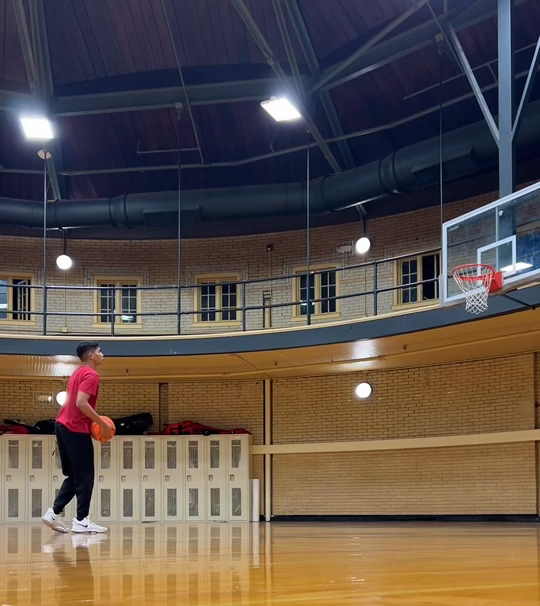
#> input picture frame 10 of TrialandError/IMG_3627.mov, 540 x 606 px, given in place of MadeShot.mov, which was not available
$ python basket.py
#> lines starting #> are read from the running program, lines starting #| are printed output that depends on the picture; after the words box and inside, x2 and y2 are one past the last pixel; in counts of white or black regions, pixels touching at a corner belong together; pictures that were not available may be replaced by others from this repository, and a replacement may not be noted
import cv2
import numpy as np

# Create a VideoCapture object to read the video
cap = cv2.VideoCapture('MadeShot.mov')
#cap = cv2.VideoCapture('MissedShot.mov')

# Initialize the list of ball positions
ball_positions = []

# Initialize the box conditions
touchHoopBox = False
touchBottomBox = False

# Define the coordinates for the boxes for scoring
# Hoop Box Coordinates
x1=970; y1=870
x2=1070; y2=885
# Bottom Box Coordinates
x3=1000; y3=970
x4=1060 ;y4=985

hoop_box = (x1, y1, x2, y2)  # Coordinates for the hoop box
bottom_box = (x3, y3, x4, y4)  # Coordinates for the bottom box

# Loop until the end of the video
while(cap.isOpened()):
    # Capture frame-by-frame
    ret, frame = cap.read()
#> frame is the input picture: shape (606, 540, 3); mean B, G, R 74.6, 82.3, 95
    if ret == True:
        # Convert from BGR to HSV color space
        hsv_frame = cv2.cvtColor(frame, cv2.COLOR_BGR2HSV)
#> hsv_frame: shape (606, 540, 3); mean H, S, V 64.1, 116.6, 107.9

        # Define the range of orange color in HSV (for the ball)
        lower_orange = np.array([0, 60, 165])
        upper_orange = np.array([5, 255, 255])

        # Threshold the HSV image to get only orange colors (for the ball)
        mask_orange = cv2.inRange(hsv_frame, lower_orange, upper_orange)
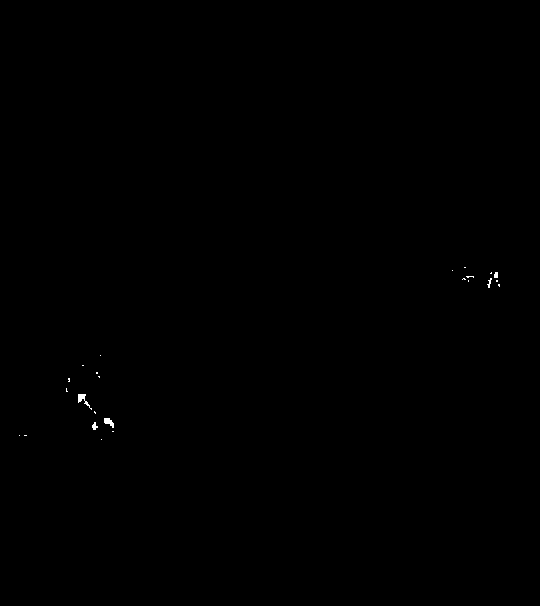
#> mask_orange: shape (606, 540); 0.08% white; 24 white regions (19 under 20 px)

        # Find contours in the mask (for the ball)
        contours_orange, _ = cv2.findContours(mask_orange.copy(), cv2.RETR_EXTERNAL, cv2.CHAIN_APPROX_SIMPLE)
#> contours_orange = 24 contours, 22 with area under 20; largest, box (x1, y1, x2, y2) and area: (78, 394, 92, 410) 44, (104, 418, 114, 428) 42

        # Find the largest contour, which should be the ball
        if len(contours_orange) > 0:
            largest_contour_orange = max(contours_orange, key=cv2.contourArea)
#> largest_contour_orange = contour of 31 points, box (x1, y1, x2, y2) (78, 394, 92, 410), area 44
            ((x, y), radius) = cv2.minEnclosingCircle(largest_contour_orange)
#> x = 84.5; y = 401.5; radius = 9.92
            center = (int(x), int(y))
#> center = (84, 401)

            # Draw a circle around the detected ball
            cv2.circle(frame, center, int(radius), (0, 255, 0), 2)
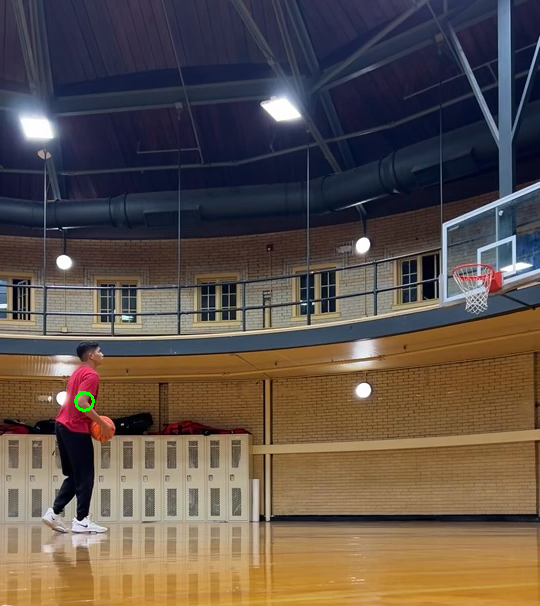
#> frame: shape (606, 540, 3); 0.05% of pixels changed, all inside (x1, y1, x2, y2) = (74, 391, 95, 412)

            # Append the center to the ball_positions list
            ball_positions.append(center)

            # Draw a line connecting the ball positions
            for i in range(1, len(ball_positions)):
                cv2.line(frame, ball_positions[i - 1], ball_positions[i], (255, 0, 0), 2)
#> this loop made 0 passes

            # Check if the ball is in the hoop_box or bottom_box
            if hoop_box[0] <= center[0] <= hoop_box[2] and hoop_box[1] <= center[1] <= hoop_box[3]:
                touchHoopBox = True
            elif bottom_box[0] <= center[0] <= bottom_box[2] and bottom_box[1] <= center[1] <= bottom_box[3]:
                touchBottomBox = True

        # Draw the scoring boxes
        cv2.rectangle(frame, (x1, y1), (x2, y2), (255, 0, 0), 2)  # Hoop box
        cv2.rectangle(frame, (x3, y3), (x4, y4), (0, 0, 255), 2)  # Bottom box

        # Display the resulting frame
        cv2.imshow('Frame', frame)

        # Define 'q' as the exit button
        if cv2.waitKey(25) & 0xFF == ord('q'):
#> (key q is pressed here)
            break
    else:
        break

if (touchBottomBox and touchBottomBox) == True:
    print("SCHMONEY")
else:
    print("BRICK")

# Release the video capture object
cap.release()

# Closes all the windows currently opened.
cv2.destroyAllWindows()

$ run again, starting later in the video
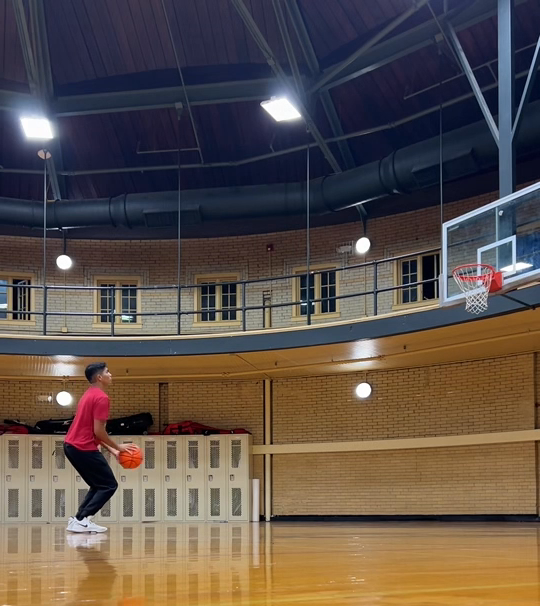
#> input picture frame 45 of TrialandError/IMG_3627.mov, 540 x 606 px, given in place of MadeShot.mov, which was not available
#> frame is the input picture: shape (606, 540, 3); mean B, G, R 74, 81.5, 94.1
#> hsv_frame: shape (606, 540, 3); mean H, S, V 64.1, 116.7, 107
#> mask_orange: shape (606, 540); 0.07% white in thin lines or dots, all inside (x1, y1, x2, y2) = (24, 264, 502, 464)
#> contours_orange = 31 contours, 30 with area under 20; largest, box (x1, y1, x2, y2) and area: (126, 448, 142, 458) 56
#> largest_contour_orange = contour of 33 points, box (x1, y1, x2, y2) (126, 448, 142, 458), area 56
#> x = 133.5; y = 452.5; radius = 8.75
#> center = (133, 452)
#> `cv2.circle(frame, center, int(radius), (0, 255, 0), 2)`:
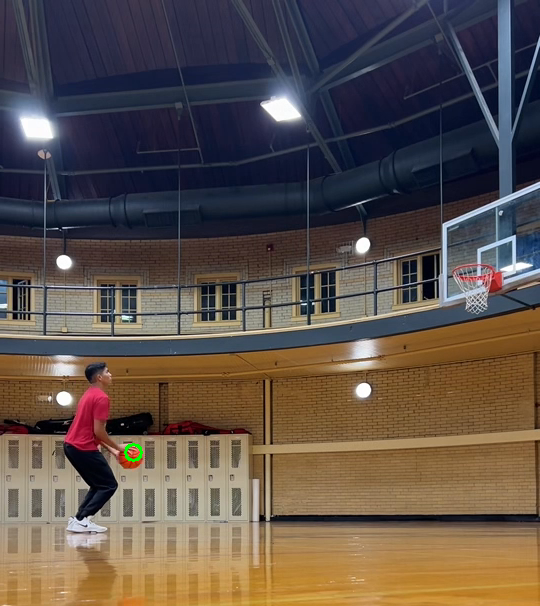
#> frame: shape (606, 540, 3); 0.05% of pixels changed, all inside (x1, y1, x2, y2) = (124, 443, 143, 462)

$ run again, starting later in the video
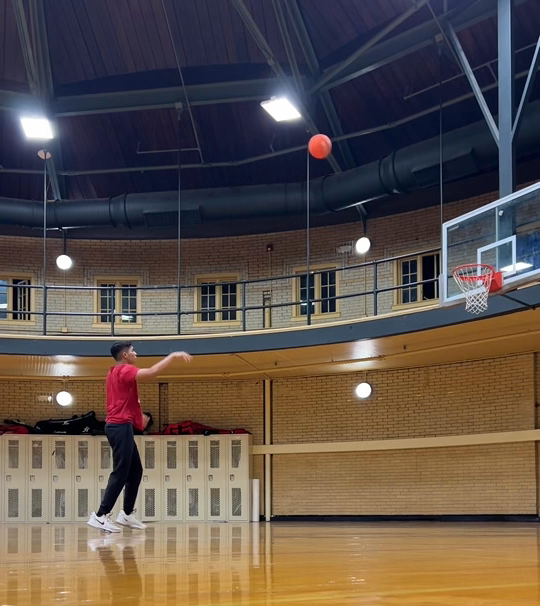
#> input picture frame 80 of TrialandError/IMG_3627.mov, 540 x 606 px, given in place of MadeShot.mov, which was not available
#> frame is the input picture: shape (606, 540, 3); mean B, G, R 74.7, 82.3, 94.7
#> hsv_frame: shape (606, 540, 3); mean H, S, V 63.8, 113.9, 107.1
#> mask_orange: shape (606, 540); 0.15% white; 23 white regions (20 under 20 px)
#> contours_orange = 23 contours, 20 with area under 20; largest, box (x1, y1, x2, y2) and area: (310, 136, 330, 158) 302, (138, 370, 148, 376) 26, (496, 274, 500, 287) 22
#> largest_contour_orange = contour of 32 points, box (x1, y1, x2, y2) (310, 136, 330, 158), area 302
#> x = 319.2; y = 146.4; radius = 11.07
#> center = (319, 146)
#> `cv2.circle(frame, center, int(radius), (0, 255, 0), 2)`:
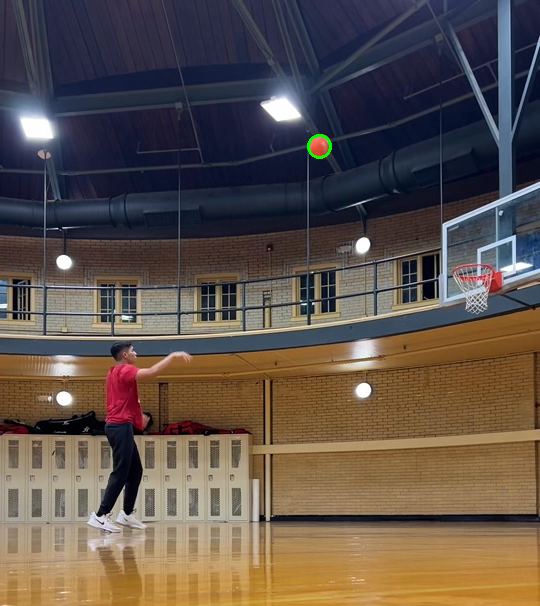
#> frame: shape (606, 540, 3); 0.06% of pixels changed, all inside (x1, y1, x2, y2) = (307, 134, 332, 159)
